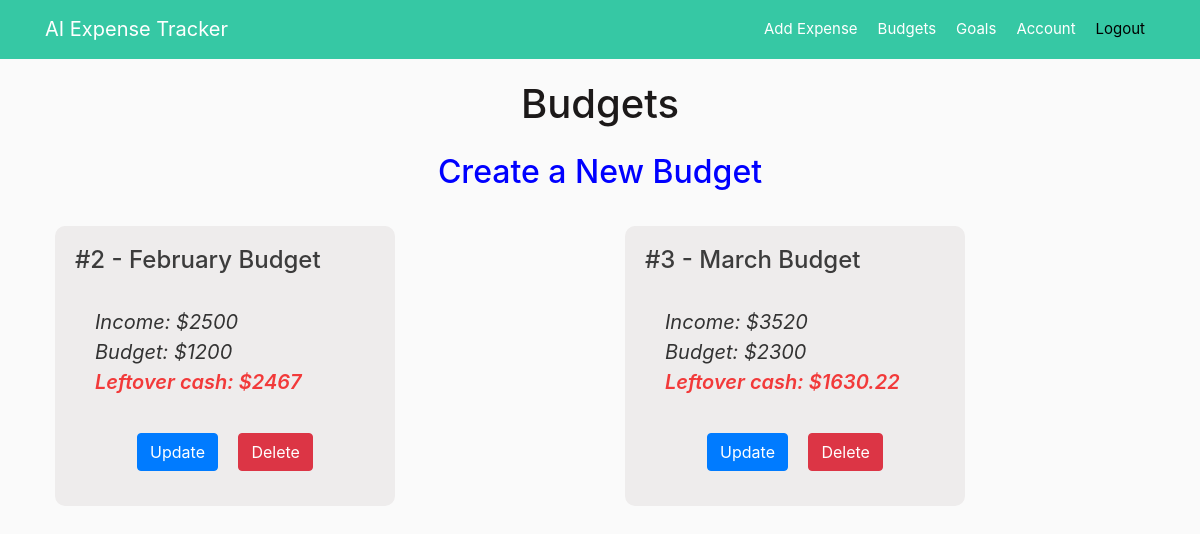
The app's page /budgets (signed in), older data.
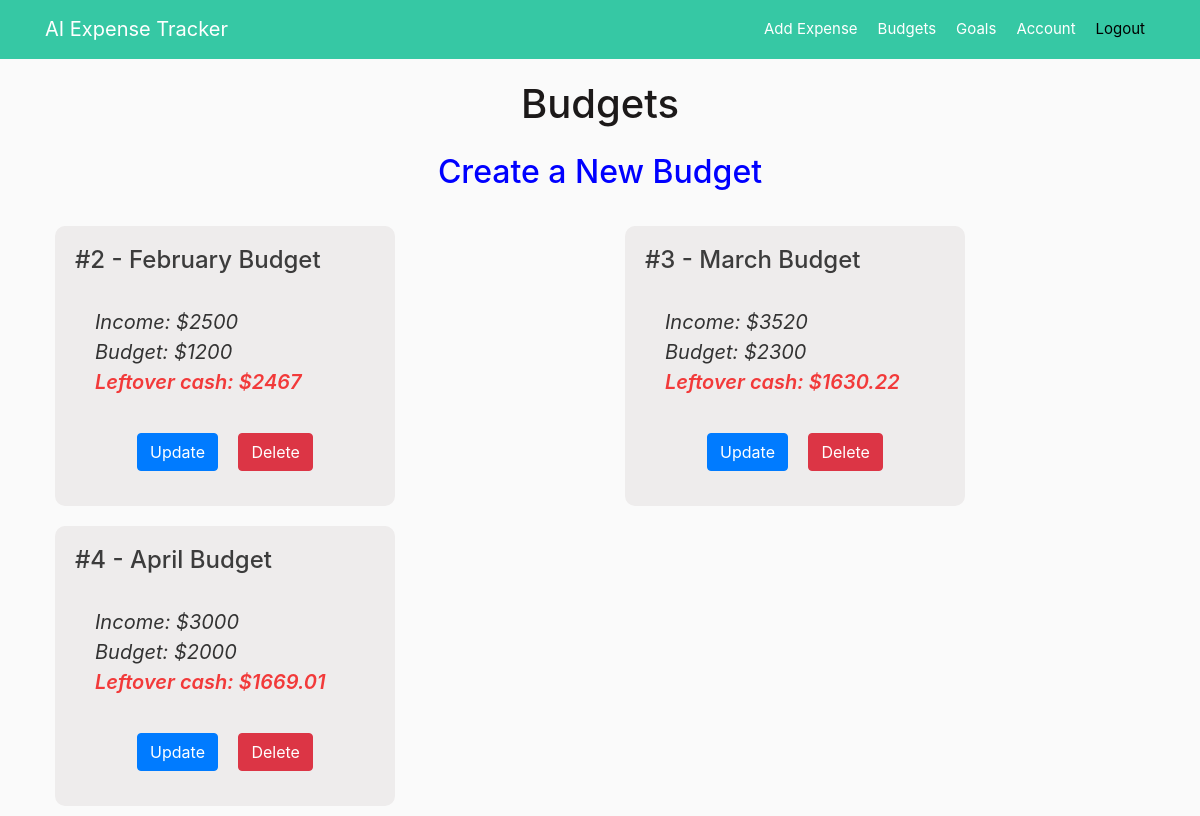
The same page, newer data.
### app/models.py (models this page shows, shortened)
class Budget(db.Model):
    id = db.Column(db.Integer, primary_key=True)
    month = db.Column(db.String(20), unique=True, nullable=False, default="")
    income = db.Column(db.Integer, nullable=False, default=0)
    budget = db.Column(db.Integer, nullable=False, default=0)
    left_cash = db.Column(db.Numeric(precision=8, asdecimal=False,
                                     decimal_return_scale=2), nullable=False, default=0)
    user_id = db.Column(db.Integer, db.ForeignKey('user.id'), nullable=False)
    date_posted = db.Column(db.DateTime, nullable=False)

### app/budgets/routes.py (the view)
@budgets.route("/budgets")
@login_required
def list_budget():
    all_budgets = Budget.query.order_by(Budget.id).all()
    return render_template('budgets.html', title="Budgets", budgets=all_budgets)

### app/models.py (called while the page is built)
@login_manager.user_loader
def load_user(user_id):
    return User.query.get(int(user_id))

### app/templates/budgets.html (shortened to what this page needs)
{% extends "layout.html" %}
{% block content %}
<h1 style="text-align: center;">Budgets</h1>
<b><a style="text-align: center;" href="{{ url_for('budgets.new_budget') }}"><h2 class="create">Create a New Budget</h2></a></b>
<div class="row row-cols-1 row-cols-md-2 row-cols-lg-3 g-3">
    {% for budget in budgets %}
        <div class="col">
            <div class="budget">
                <h4 class="card-title">#{{ budget.id }} - {{ budget.month }} Budget</h4>
                <div class="card-body">
                    <i><p class="card-text">Income: ${{ budget.income }}</p></i>
                    <i><p class="card-text">Budget: ${{ budget.budget }}</p></i>
                    <i><p class="left_cash">Leftover cash: ${{ budget.left_cash }}</p></i>
                </div>
                <div class="text-center">
                    <a class="btn btn-primary mr-3" href="{{ url_for('budgets.budget_update', budget_id=budget.id) }}" class="button">Update</a>
                    <button type="button" class="btn btn-danger btn-medium" data-toggle="modal" data-target="#deleteModal">Delete</button>
                </div>
            </div>
        </div>
    {% endfor %}
</div>
{% endblock content %}

Row changes from the older to the newer data that the page shows:
added Budget: id "4", month "April", income "3000", budget "2000", left_cash "1669.01"
